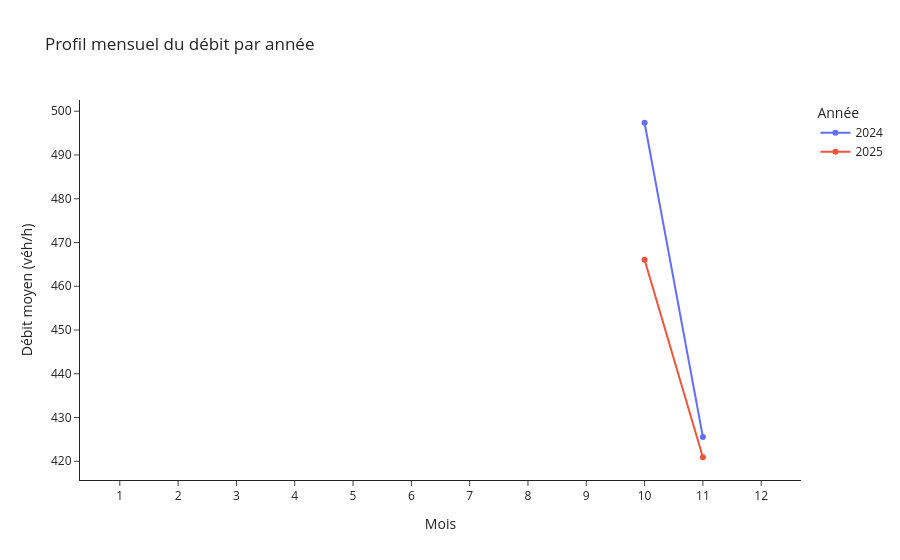

Notebook cell for this chart:
### Code cell
profil = (df_axe
          .groupby(['annee','mois'], as_index=False)['Débit horaire']
          .mean()
          .rename(columns={'Débit horaire':'debit_moyen'}))

fig = px.line(
    profil, x='mois', y='debit_moyen', color='annee',
    markers=True,
    title="Profil mensuel du débit par année",
    labels={'mois':'Mois', 'debit_moyen':'Débit moyen (véh/h)', 'annee':'Année'}
)
fig.update_layout(template='simple_white', xaxis=dict(dtick=1))
fig.show()

### Figure 1 — Plotly figure (JSON) as saved in the notebook; plotly's stock layout.template omitted (floating-point values rounded to 4 significant figures)
{"data": [{"hovertemplate": "Année=2024<br>Mois=%{x}<br>Débit moyen (véh/h)=%{y}<extra></extra>", "legendgroup": "2024", "line": {"color": "#636efa", "dash": "solid"}, "marker": {"symbol": "circle"}, "mode": "lines+markers", "name": "2024", "orientation": "v", "showlegend": true, "type": "scatter", "x": [10, 11, 12], "xaxis": "x", "y": [497.4, 425.6, NaN], "yaxis": "y"}, {"hovertemplate": "Année=2025<br>Mois=%{x}<br>Débit moyen (véh/h)=%{y}<extra></extra>", "legendgroup": "2025", "line": {"color": "#EF553B", "dash": "solid"}, "marker": {"symbol": "circle"}, "mode": "lines+markers", "name": "2025", "orientation": "v", "showlegend": true, "type": "scatter", "x": [1, 2, 3, 4, 5, 6, 7, 8, 9, 10, 11], "xaxis": "x", "y": [NaN, NaN, NaN, NaN, NaN, NaN, NaN, NaN, NaN, 466.0, 420.9], "yaxis": "y"}], "layout": {"legend": {"title": {"text": "Année"}, "tracegroupgap": 0}, "title": {"text": "Profil mensuel du débit par année"}, "xaxis": {"anchor": "y", "domain": [0, 1], "dtick": 1, "title": {"text": "Mois"}}, "yaxis": {"anchor": "x", "domain": [0, 1], "title": {"text": "Débit moyen (véh/h)"}}}}
